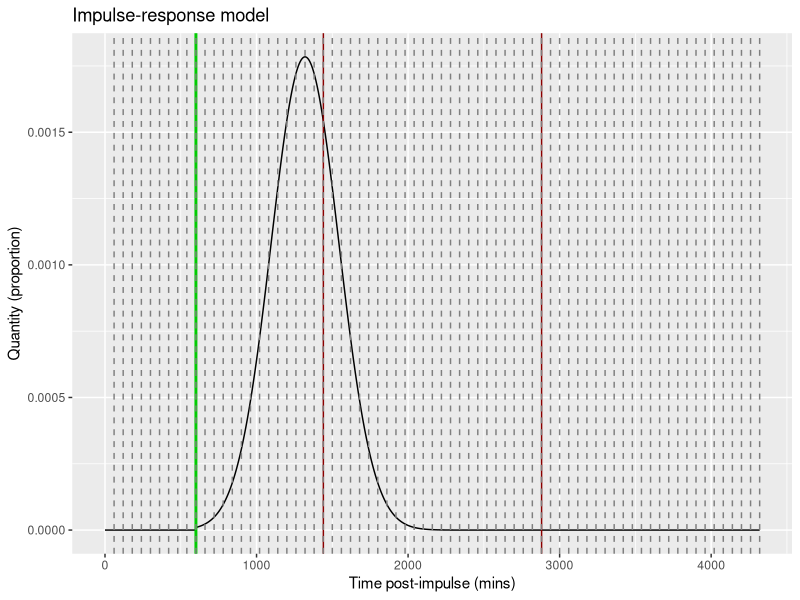
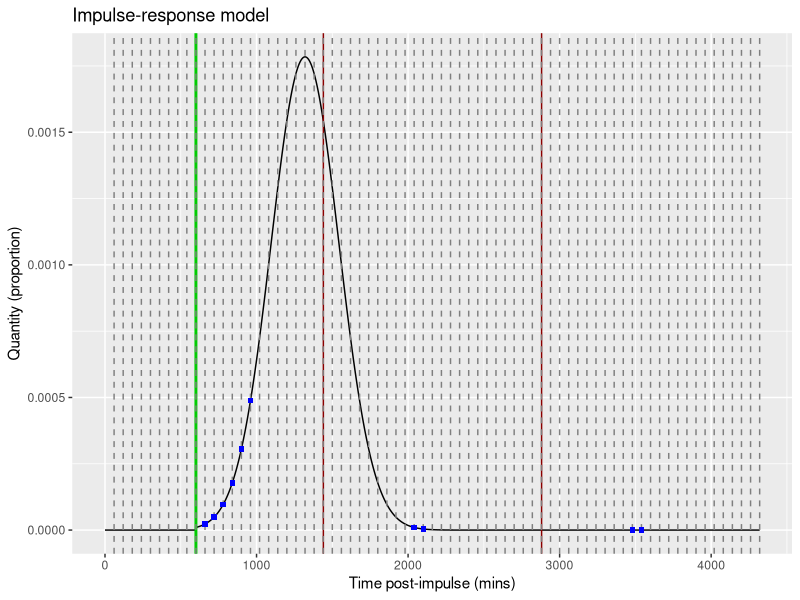
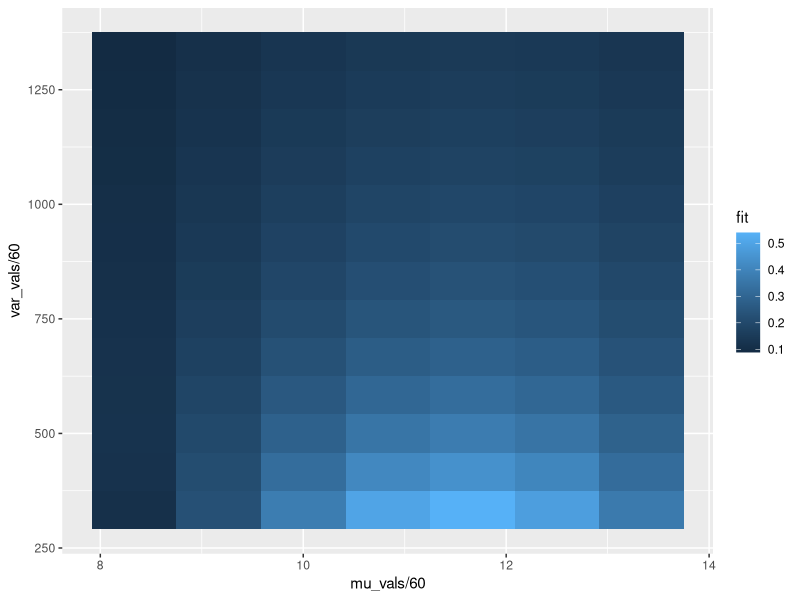
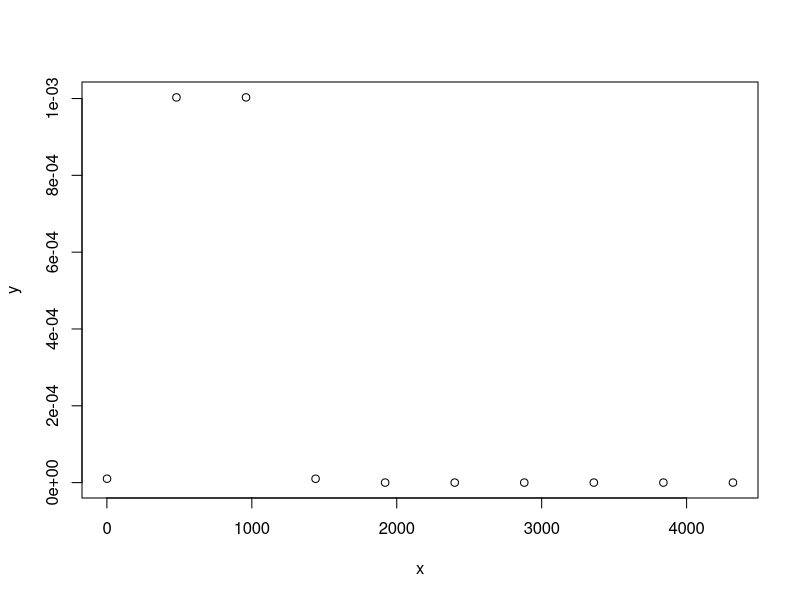
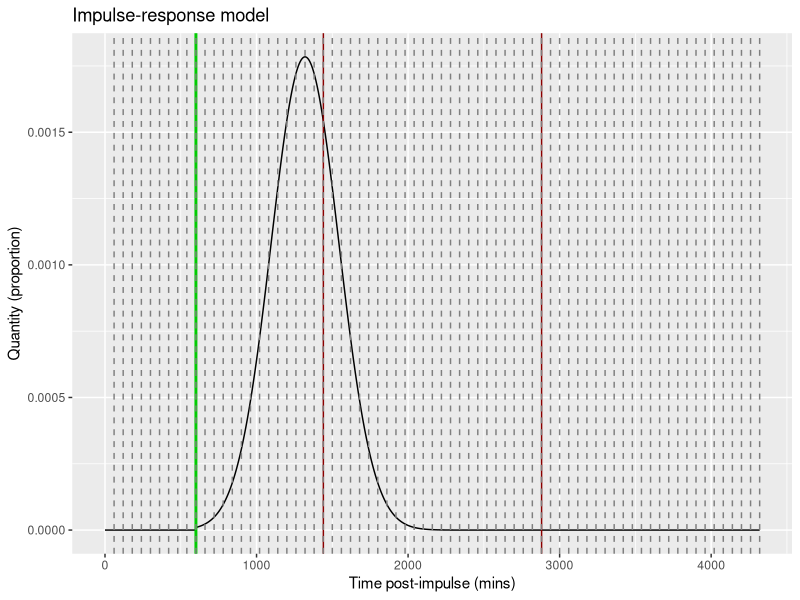

Recreate these plots in R, in order.
# aim: to trial a experiment for estimating,
# 1) the residence time for specific sampling points (alpha) (minutes)
# 2) the percentage recovery (rho)

# ** Brief description of model **
# - Assuming a impulse-response model...
# - an amount (impulse) is deposited in the sewer network, upstream
# - this is then detected downstream, as a response
# - the response is assumed to take the form of a Gaussian distribution,
# - with mean "alpha" and variance "alpha_v"

# assumptions in the model...
# we know the residence time (alpha), assume minutes
# the recovery is 1.00
# the distribution of alpha is normal

setwd("~/Documents/GitHub/ww-spiking-expment-1")

library(ggplot2)

# Assumptions of the impulse
impulse <- 1
alpha <- 60*12
alpha_v <- 50000
t_max <- 60*24*3

# assumptions for the sampling
samp <- 10 # maximum number of samples
samp_dur <- 1 # duration of the sampling

# simple plot of normal dist
# ty - the distribution of impulse once deposited, asssuming a average post-impulse time of alpha

time_impulse <- 10 # ie. 10 am
t <- seq(0,t_max,1)
#ty <- dlnorm(t,log(alpha),sd=log(sqrt(alpha_v)))
ty <- dnorm(t,alpha,sd=sqrt(alpha_v))

# need to add time pre-impulse
t_star <- c(seq(0,time_impulse*60,1),t[2:length(t)]+(time_impulse*60))
ty_star <- c(rep(0,time_impulse*60),ty)
  
dat <- data.frame(t_star,ty_star)

p1 <- ggplot(dat,aes(x=t_star,y=ty_star)) + geom_line() +
  geom_vline(xintercept = time_impulse*60,lty=1,lwd=1,col="green3") +
  geom_vline(xintercept = seq(60*24,t_max,60*24)+1,lty=1,col="red4") +
  geom_vline(xintercept = seq(60,t_max,60),lty=2,col="grey50") +
  labs(title="Impulse-response model",x ="Time post-impulse (mins)", y = "Quantity (proportion)") +
  xlim(0,3*24*60)

p1

ggsave("impulse_response.png",p1,height=5,width=6,units = c("cm"))

# assume that samples are taken x6 on first day, x2 on second and third.
ss <- c((seq(1:6)+10)*60,(24+10)*60,(24+11)*60,(24+24+10)*60,(24+24+11)*60) # sampling times
oo <- match(ss,dat$t_star)
yy <- dat$ty_star[oo] # these are our samples
tmp <- data.frame(ss,yy)

p1a <- ggplot(dat,aes(x=t_star,y=ty_star)) + geom_line() +
  geom_vline(xintercept = time_impulse*60,lty=1,lwd=1,col="green3") +
  geom_vline(xintercept = seq(60*24,t_max,60*24)+1,lty=1,col="red4") +
  geom_vline(xintercept = seq(60,t_max,60),lty=2,col="grey50") +
  geom_point(data=tmp,aes(ss,yy),pch=15,col="blue") +
  labs(title="Impulse-response model",x ="Time post-impulse (mins)", y = "Quantity (proportion)") +
  xlim(0,3*24*60)

p1a

fit_fun <- function(t,y,mu,var){
   y_theta <- dnorm(t,mu,sd=sqrt(var))
   # compare
   sum(((y_theta-y)^2)/y)
   #sum(dnorm(y_theta,y,1))
}

fit_fun(tmp$ss,tmp$yy,500,5000)

out <- data.frame(expand.grid(mu_vals=seq(500,800,50),var_vals=seq(20000,80000,5000)))
out$fit <- 0
for(i in 1:dim(out)[1]){
  out$fit[i] <- fit_fun(tmp$ss,tmp$yy,out$mu_vals[i],out$var_vals[i])
}
  
ggplot(out,aes(x=mu_vals/60,y=var_vals/60,fill=fit)) + geom_tile()


# so let's optimistically hope that all the tracer will be shed within about 1 hour
# - this corresponds to about alpha_v = 50


# 1 - simulate our output response
# - simulate our data collection (x)
x <- floor(seq(1,t_max,length.out=samp))

# here we want to have a value of the impulse that will be present in
# the sample...
# this is going to be complicated because,
# - time is continuous! (or split into segments)
# - diluation is going to happen in the water and we
#   need to account for this!
y <- dnorm(x,alpha,sd=sqrt(alpha_v))

plot(x,y)

# estimate the values of alpha from this data
# using MoM...
# using the equation in the paper..

# I'm not sure if the dnorm should be used above, or something else?
#e_hat <- y / *integral of y*
# https://stat.ethz.ch/R-manual/R-devel/library/stats/html/ecdf.html  
  x <- rnorm(12)
Fn <- ecdf(x)
